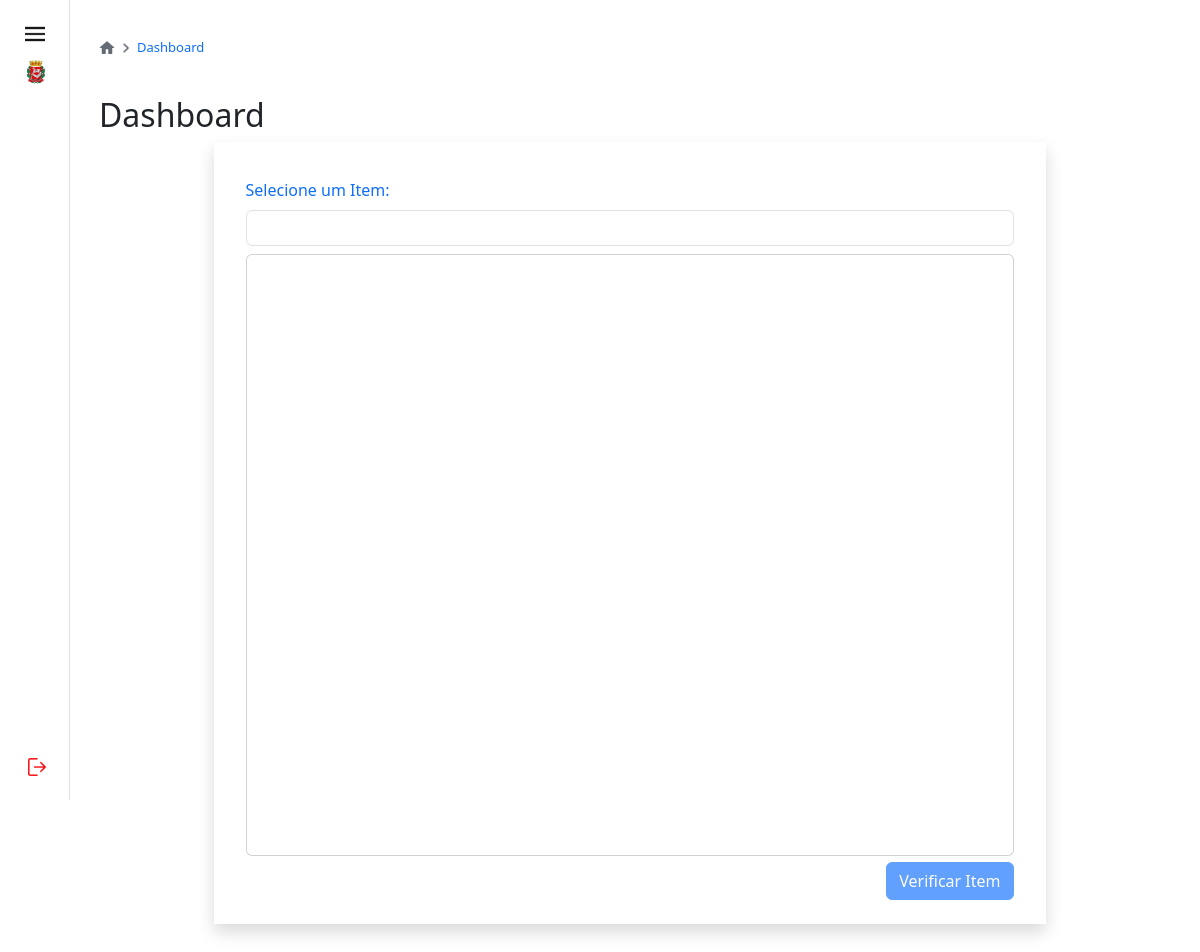
/dashboard.php (signed in), run on an earlier commit of the app's database.
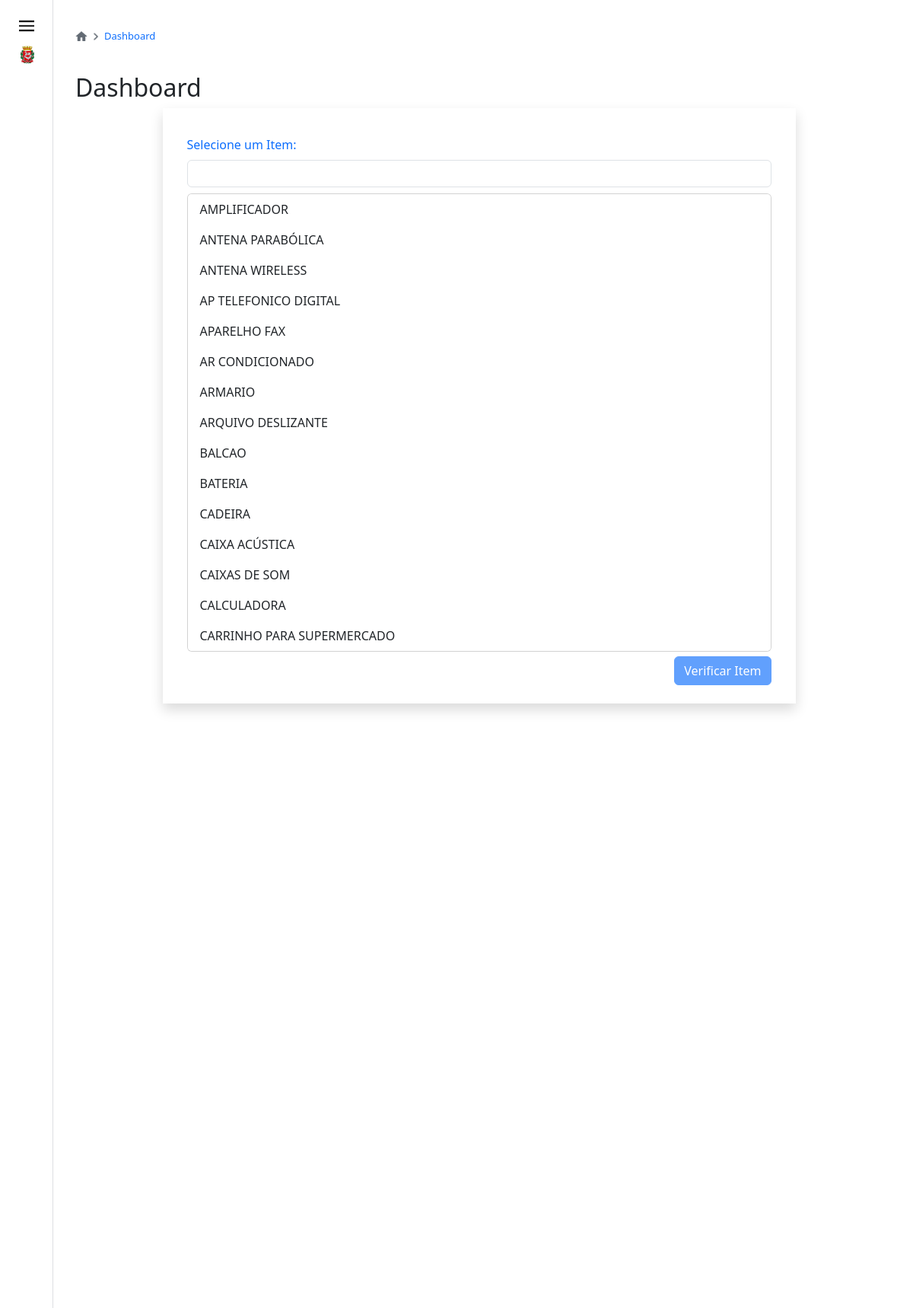
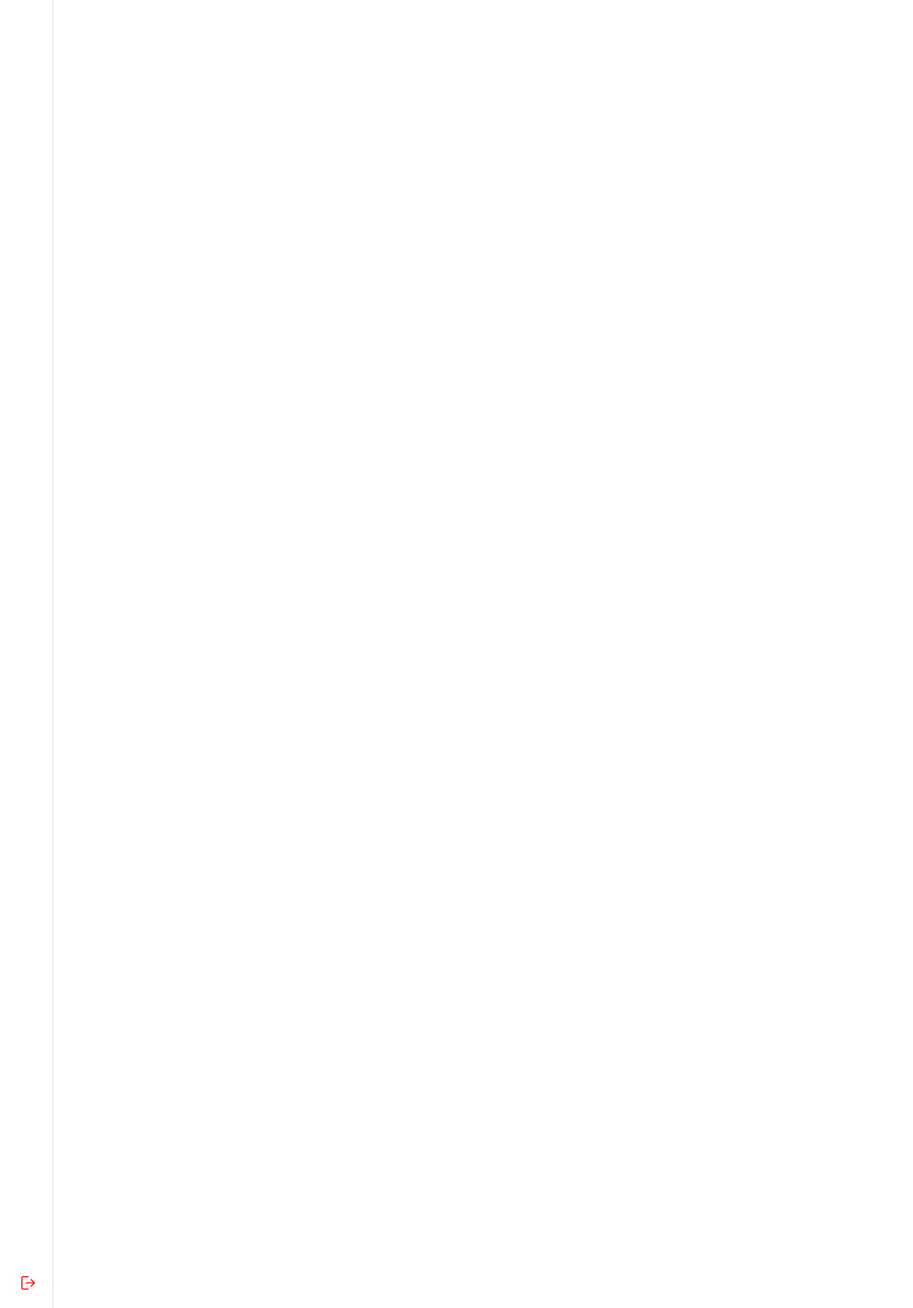
And on a later commit of the database (2 pictures, top to bottom).
### tables this page shows
CREATE TABLE IF NOT EXISTS `tipos` (
  `idtipos` int(11) NOT NULL AUTO_INCREMENT,
  `tipo` varchar(250) NOT NULL,
  `datatransf` datetime(3) NOT NULL DEFAULT current_timestamp(3),
  `statustipo` varchar(45) NOT NULL,
  PRIMARY KEY (`idtipos`)
);

### query-tipos-dashboard.php (the view)
<?php
include('conexoes/config.php');
include('header.php');
$status = isset($_GET['statustipos']) ? $_GET['statustipos'] : 'Ativo';
$sql_unidades_count_query = "SELECT tipo FROM tipos WHERE statustipo = '$status' ORDER BY tipo ASC";
$sql_unidades_count_query_exec = $conexao->query($sql_unidades_count_query) or die($conexao->error);
$user_data = $sql_unidades_count_query_exec->fetch_all(MYSQLI_ASSOC);
?>
<?php
foreach ($user_data as $row) {
    echo "<li><a href=\"#\" class=\"list-group-item list-group-item-action\" onclick=\"botaoClicado('{$row['tipo']}')\" style=\"cursor:pointer\">{$row['tipo']}</a></li>";
}
?>

What changed in the data, as far as the page shows it:
now on this page (row edited): tipos: tipo "AMPLIFICADOR"
now on this page (row edited): tipos: tipo "ANTENA PARABÓLICA"
now on this page (row edited): tipos: tipo "ANTENA WIRELESS"
now on this page (row edited): tipos: tipo "AP TELEFONICO DIGITAL"
now on this page (row edited): tipos: tipo "APARELHO FAX"
now on this page (row edited): tipos: tipo "AR CONDICIONADO"
now on this page (row edited): tipos: tipo "ARMARIO"
now on this page (row edited): tipos: tipo "ARQUIVO DESLIZANTE"
now on this page (row edited): tipos: tipo "BALCAO"
now on this page (row edited): tipos: tipo "BATERIA"
now on this page (row edited): tipos: tipo "CADEIRA"
now on this page (row edited): tipos: tipo "CAIXA ACÚSTICA"
now on this page (row edited): tipos: tipo "CAIXAS DE SOM"
now on this page (row edited): tipos: tipo "CALCULADORA"
now on this page (row edited): tipos: tipo "CARRINHO PARA SUPERMERCADO"
